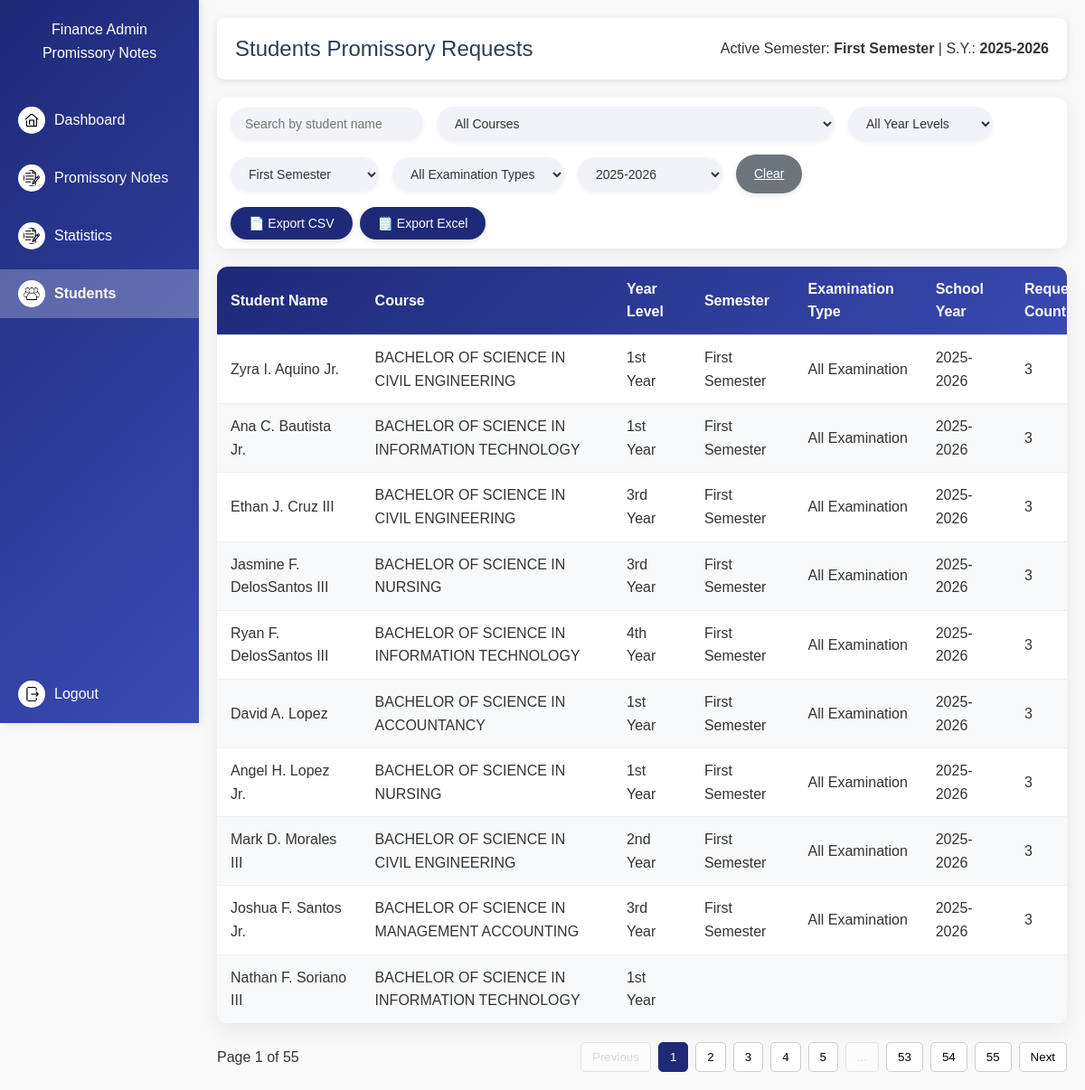
The app's page /finance/students-promissory (signed in) with its own data.
### models.py (models this page shows, shortened)
class ActiveSettings(db.Model):
    id = db.Column(db.Integer, primary_key=True)
    active_semester = db.Column(db.String(50), default="Not Set")
    active_school_year = db.Column(db.String(20), default="Not Set")
    updated_at = db.Column(
        db.DateTime, default=datetime.utcnow, onupdate=datetime.utcnow)

class Account(db.Model):
    id = db.Column(db.Integer, primary_key=True, autoincrement=True)
    first_name = db.Column(db.String(50), nullable=False)
    middle_name = db.Column(db.String(50))
    last_name = db.Column(db.String(50), nullable=False)
    suffix = db.Column(db.String(10))
    email = db.Column(db.String(100), unique=True, nullable=False)
    _role = db.Column("role", db.String(20), nullable=False)
    _status = db.Column("status", db.String(20), nullable=False)
    password_hash = db.Column(db.String(255), nullable=False)
    plain_password = db.Column(db.String(100), nullable=False)
    year_level = db.Column(db.String(20))
    course = db.Column(db.String(100))
    @property
    def role(self):
        return self._role
    @role.setter
    def role(self, value):
        self._role = value.capitalize() if value else value
    @property
    def status(self):
        return self._status
    @status.setter
    def status(self, value):
        self._status = value.capitalize() if value else value

### finance_routes.py (the view, shortened to what this page needs)
@finance_bp.route("/students-promissory")
@require_role("Finance")
def students_promissory():
    page = request.args.get("page", 1, type=int)
    per_page = 10
    export_format = request.args.get("export", None)
    active_semester, active_school_year = get_active_settings()
    all_courses = [c.name for c in ActiveCourse.query.order_by(
        ActiveCourse.name).all()]
    all_semesters = [s[0] for s in db.session.query(
        PromissoryRequest.semester).distinct()]
    all_school_years = [s[0] for s in db.session.query(
        PromissoryRequest.school_year).distinct()]
    search = request.args.get("search", "").strip()
    selected_semester = request.args.get("semester", None)
    selected_semester_type = request.args.get("semester_type", None)
    selected_course = request.args.get("course", None)
    selected_year_level = request.args.get("year_level", None)
    selected_school_year = request.args.get("school_year", None)
    if selected_semester is None and 'page' not in request.args:
        selected_semester = active_semester
    if selected_school_year is None and 'page' not in request.args:
        selected_school_year = active_school_year
    students_query = db.session.query(
        Account).filter(Account._role == "Student")
    if selected_course:
        students_query = students_query.filter(
            Account.course == selected_course)
    if selected_year_level:
        students_query = students_query.filter(
            Account.year_level == selected_year_level)
    requests_query = db.session.query(
        PromissoryRequest.student_id,
        func.count(PromissoryRequest.id).label("requests_count")
    ).group_by(PromissoryRequest.student_id)
    if selected_semester:
        requests_query = requests_query.filter(
            PromissoryRequest.semester == selected_semester)
    if selected_semester_type:
        requests_query = requests_query.filter(
            PromissoryRequest.semester_type == selected_semester_type)
    if selected_course:
        requests_query = requests_query.filter(
            PromissoryRequest.course == selected_course)
    if selected_school_year:
        requests_query = requests_query.filter(
            PromissoryRequest.school_year == selected_school_year)
    requests_subq = requests_query.subquery()
    students_query = students_query.outerjoin(
        requests_subq, requests_subq.c.student_id == Account.id
    ).add_columns(
        func.coalesce(requests_subq.c.requests_count,
                      0).label("requests_count")
    )
    students_query = students_query.filter(
        func.coalesce(requests_subq.c.requests_count, 0) > 0)
    students_query = students_query.order_by(
        func.coalesce(requests_subq.c.requests_count, 0).desc(),
        Account.last_name
    )
    students = students_query.paginate(
        page=page, per_page=per_page, error_out=False)
    return render_template(
        "finance/students_promissory.html",
        students=students,
        finance_user=session.get("user_name", "Finance User"),
        active_semester=active_semester,
        active_school_year=active_school_year,
        search=search,
        selected_semester=selected_semester,
        selected_semester_type=selected_semester_type,
        selected_course=selected_course,
        selected_year_level=selected_year_level,
        selected_school_year=selected_school_year,
        all_courses=all_courses,
        all_semesters=all_semesters,
        all_school_years=all_school_years
    )

### templates/finance/students_promissory.html (shortened to what this page needs)
<!DOCTYPE html>
<html lang="en">
<head>
</head>
<body>
  <nav class="sidebar" id="sidebar">
    <h2>{{ finance_user }}<br>Promissory Notes</h2>
    {% set links = [
    ('finance.dashboard','Dashboard','dashboard.png'),
    ('finance.promissory_notes','Promissory Notes','notes.png'),
    ('finance.all_promissory','Statistics','notes.png'),
    ('finance.students_promissory','Students','students.png')
    ] %}
    {% for endpoint, text, icon in links %}
    <a href="{{ url_for(endpoint) }}" class="{% if request.endpoint==endpoint %}active{% endif %}">
      <img src="{{ url_for('static', filename='images/' + icon) }}" class="icon"> {{ text }}
    </a>
    {% endfor %}
    <a href="{{ url_for('finance.logout') }}" class="logout-btn">
      <img src="{{ url_for('static', filename='images/logout.png') }}" class="icon"> Logout
    </a>
  </nav>
  <main class="main-content">
    <header class="header">
      <h2>Students Promissory Requests</h2>
      <div>Active Semester: <strong>{{ active_semester }}</strong> | S.Y.: <strong>{{ active_school_year }}</strong>
      </div>
    </header>
    <form method="GET" class="filters">
      <input type="text" name="search" placeholder="Search by student name" value="{{ search or '' }}" autocomplete="off">
      <select name="course">
        <option value="" {% if not selected_course %}selected{% endif %}>All Courses</option>
      </select>
      <select name="year_level">
        <option value="" {% if not selected_year_level %}selected{% endif %}>All Year Levels</option>
      </select>
      <select name="semester">
        {% for sem in all_semesters %}
          <option value="{{ sem }}" {% if selected_semester == sem %}selected{% endif %}>{{ sem }}</option>
        {% endfor %}
      </select>
      <select name="semester_type">
        <option value="" {% if not selected_semester_type %}selected{% endif %}>All Examination Types</option>
      </select>
      <select name="school_year">
          {% for sy in all_school_years %}
          <option value="{{ sy }}" {% if selected_school_year==sy %}selected{% endif %}>{{ sy }}</option>
          {% endfor %}
      </select>
      <a href="{{ url_for('finance.students_promissory') }}" class="btn btn-clear">Clear</a>
      <div class="export-buttons">
        <button type="button" class="btn btn-primary"
          onclick="window.location='?export=csv&search={{ search or '' }}&course={{ selected_course or '' }}&year_level={{ selected_year_level or '' }}&semester={{ selected_semester or '' }}&semester_type={{ selected_semester_type or '' }}'">📄 Export CSV</button>
        <button type="button" class="btn btn-primary"
          onclick="window.location='?export=excel&search={{ search or '' }}&course={{ selected_course or '' }}&year_level={{ selected_year_level or '' }}&semester={{ selected_semester or '' }}&semester_type={{ selected_semester_type or '' }}'">🗒️ Export Excel</button>
      </div>
    </form>
    <div class="table-container">
      <table>
        <thead>
          <tr>
            <th>Student Name</th>
            <th>Course</th>
            <th>Year Level</th>
            <th>Semester</th>
            <th>Examination Type</th>
            <th>School Year</th>
            <th>Requests Count</th>
          </tr>
        </thead>
        <tbody>
          {% if students.items %}
            {% for s, requests_count in students.items %}
              <tr>
                <td>{{ s.first_name }} {{ s.middle_name or '' }} {{ s.last_name }} {{ s.suffix or '' }}</td>
                <td>{{ s.course }}</td>
                <td>{{ s.year_level }}</td>
                <td>{{ selected_semester if selected_semester and selected_semester != 'All Semester' else 'All Semester' }}</td>
                <td>{{ selected_semester_type if selected_semester_type and selected_semester_type != 'All Examination' else 'All Examination' }}</td>
                <td>{{ selected_school_year if selected_school_year and selected_school_year != 'All School Year' else 'All School Year' }}</td>
                <td>{{ requests_count or 0 }}</td>
              </tr>
            {% endfor %}
          {% else %}
            <tr>
              <td colspan="6" class="no-data">No student promissory requests found for the current filters.</td>
            </tr>
          {% endif %}
        </tbody>
      </table>
    </div>
    <div class="pagination-container">
      <div class="results-info">Page {{ students.page }} of {{ students.pages }}</div>
      <div class="pagination">
        <button {% if not students.has_prev %}disabled{% endif %} onclick="location.href='{{ url_for('finance.students_promissory',
            page=students.prev_num,
            search=search,
            semester=selected_semester,
            semester_type=selected_semester_type,
            school_year=selected_school_year,
            course=selected_course,
            year_level=selected_year_level
          ) }}'">Previous</button>
        {% set total_pages = students.pages %}
        {% set current = students.page %}
        {% if total_pages <= 7 %} {% for p in range(1, total_pages + 1) %} <button
          class="{% if p == current %}active{% endif %}" onclick="location.href='{{ url_for('finance.students_promissory',
            page=p,
            search=search,
            semester=selected_semester,
            school_year=selected_school_year,
            year_level=selected_year_level
          ) }}'">
          {{ p }}
          </button>
          {% endfor %}
          {% else %}
          {% for p in range(1, 4) %}
          <button class="{% if p == current %}active{% endif %}" onclick="location.href='{{ url_for('finance.students_promissory',
            page=p,
            search=search,
            semester=selected_semester,
            semester_type=selected_semester_type,
            school_year=selected_school_year,
            year_level=selected_year_level
          ) }}'">
            {{ p }}
          </button>
          {% endfor %}
          {% if current > 4 and current < total_pages - 3 %} <button disabled>...</button>
            {% for p in range(current-1, current+2) %}
            <button class="{% if p == current %}active{% endif %}" onclick="location.href='{{ url_for('finance.students_promissory',
              page=p,
              search=search,
              semester=selected_semester,
              semester_type=selected_semester_type,
              school_year=selected_school_year,
              year_level=selected_year_level
            ) }}'">
              {{ p }}
            </button>
            {% endfor %}
            <button disabled>...</button>
            {% elif current <= 4 %} {% for p in range(4, 6) %} <button class="{% if p == current %}active{% endif %}"
              onclick="location.href='{{ url_for('finance.students_promissory',
              page=p,
              search=search,
              semester=selected_semester,
              semester_type=selected_semester_type,
              school_year=selected_school_year,
              year_level=selected_year_level
            ) }}'">
              {{ p }}
              </button>
              {% endfor %}
              <button disabled>...</button>
              {% endif %}
              {% for p in range(total_pages-2, total_pages+1) %}
              <button class="{% if p == current %}active{% endif %}" onclick="location.href='{{ url_for('finance.students_promissory',
            page=p,
            search=search,
            semester=selected_semester,
            semester_type=selected_semester_type,
            school_year=selected_school_year,
            year_level=selected_year_level
          ) }}'">
                {{ p }}
              </button>
              {% endfor %}
              {% endif %}
              <button {% if not students.has_next %}disabled{% endif %} onclick="location.href='{{ url_for('finance.students_promissory',
        page=students.next_num,
        search=search,
        semester=selected_semester,
        semester_type=selected_semester_type,
        school_year=selected_school_year,
        year_level=selected_year_level
      ) }}'">
                Next
              </button>
      </div>
    </div>
  </main>
</body>
</html>

### records on screen
ActiveSettings: active_semester "First Semester", active_school_year "2025-2026", semester "First Semester", school_year "2025-2026"
Account: first_name "Zyra", middle_name "I.", last_name "Aquino", suffix "Jr.", course "BACHELOR OF SCIENCE IN CIVIL ENGINEERING", year_level "1st Year", selected_semester_type "All Examination", requests_count "3"
Account: first_name "Ana", middle_name "C.", last_name "Bautista", suffix "Jr.", course "BACHELOR OF SCIENCE IN INFORMATION TECHNOLOGY", year_level "1st Year", selected_semester_type "All Examination", requests_count "3"
Account: first_name "Ethan", middle_name "J.", last_name "Cruz", suffix "III", course "BACHELOR OF SCIENCE IN CIVIL ENGINEERING", year_level "3rd Year", selected_semester_type "All Examination", requests_count "3"
Account: first_name "Jasmine", middle_name "F.", last_name "DelosSantos", suffix "III", course "BACHELOR OF SCIENCE IN NURSING", year_level "3rd Year", selected_semester_type "All Examination", requests_count "3"
Account: first_name "Ryan", middle_name "F.", last_name "DelosSantos", suffix "III", course "BACHELOR OF SCIENCE IN INFORMATION TECHNOLOGY", year_level "4th Year", selected_semester_type "All Examination", requests_count "3"
Account: first_name "David", middle_name "A.", last_name "Lopez", course "BACHELOR OF SCIENCE IN ACCOUNTANCY", year_level "1st Year", selected_semester_type "All Examination", requests_count "3"
Account: first_name "Angel", middle_name "H.", last_name "Lopez", suffix "Jr.", course "BACHELOR OF SCIENCE IN NURSING", year_level "1st Year", selected_semester_type "All Examination", requests_count "3"
Account: first_name "Mark", middle_name "D.", last_name "Morales", suffix "III", course "BACHELOR OF SCIENCE IN CIVIL ENGINEERING", year_level "2nd Year", selected_semester_type "All Examination", requests_count "3"
Account: first_name "Joshua", middle_name "F.", last_name "Santos", suffix "Jr.", course "BACHELOR OF SCIENCE IN MANAGEMENT ACCOUNTING", year_level "3rd Year", selected_semester_type "All Examination", requests_count "3"
Account: first_name "Nathan", middle_name "F.", last_name "Soriano", suffix "III", course "BACHELOR OF SCIENCE IN INFORMATION TECHNOLOGY", year_level "1st Year"

### other values on screen
{{ finance_user }} "Finance Admin"
{{ text }} "Dashboard" "Promissory Notes" "Statistics" "Students"
{{ students.page }} "1"
{{ students.pages }} "55"
{{ p }} "1" "2" "3"
{{ p }} "4" "5"
{{ p }} "53" "54" "55"
